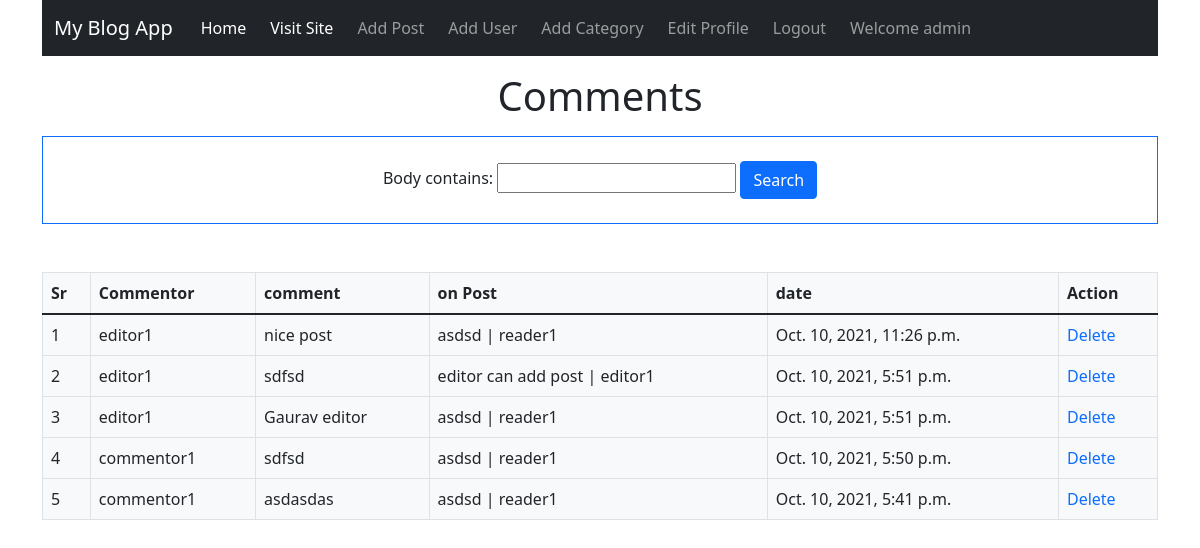
/blog_admin/comments (signed in), run on an earlier commit of the app's database.
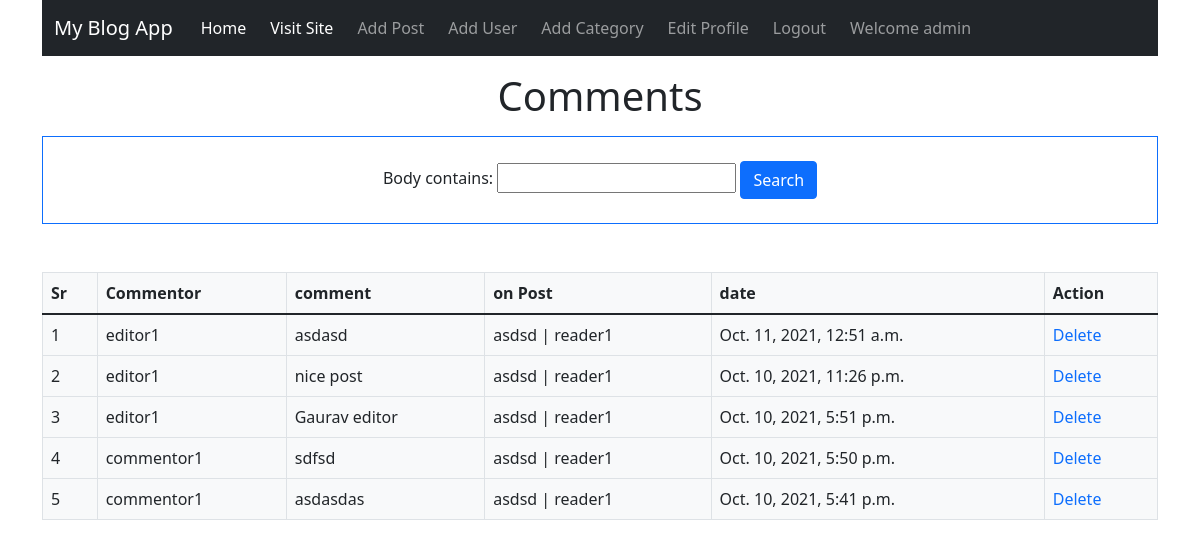
And on a later commit of the database.
### blogapp/models.py (models this page shows, shortened)
class Comment(models.Model):
    post = models.ForeignKey(Post,related_name='comments',on_delete=models.CASCADE)
    user = models.ForeignKey(User,related_name='comments',on_delete=models.CASCADE)
    body = models.TextField()
    date_added = models.DateTimeField(auto_now_add=True)

class Post(models.Model):
    title = models.CharField(max_length=255)
    author = models.ForeignKey(User,on_delete=models.CASCADE)
    body = models.TextField()
    publish_date = models.DateField(auto_now_add=True)
    category = models.ForeignKey(Category,on_delete=models.CASCADE)
    def __str__(self):
        return self.title +' | '+ str(self.author)

### blog_admin/views.py (the view)
# urls.py: path('comments',views.CommentsListView.as_view(),name='comments'),
class CommentsListView(IsStaffOrSuperUserMixin,ListView):
    model = Comment
    template_name = 'blog_admin/comments.html'
    ordering = ['-date_added']
    context_object_name = 'comments'
    filterset_class = CommentFilter
    def get_context_data(self,*args, **kwargs):
        myFilter = CommentFilter(self.request.GET,self.get_queryset())
        context = super().get_context_data(*args,**kwargs)
        context['categories']= Category.objects.all()
        context['myFilter']= myFilter
        context['comments']= myFilter.qs
        return context

### blog_admin/permissions.py (called while the page is built)
    def test_func(self):
        return self.request.user.is_staff or self.request.user.is_superuser

### blogapp/models.py (called while the page is built)
    def __str__(self):
        return self.name

### blog_admin/templates/blog_admin/comments.html (shortened to what this page needs)
{% extends 'blog_admin/base.html' %}
{% block content %}
<h1 class="text-center mt-3"> Comments</h1>
<div class="text-center mt-3 border border-primary p-4 ">
  <form action="">
      {{myFilter.form}}
      <button class="btn btn-primary" type="submit">Search</button>
  </form>
</div>
<table class="table table-bordered bg-light mt-5">
  <thead>
    <tr>
      <th scope="col">Sr</th>
      <th scope="col">Commentor</th>
      <th scope="col">comment</th>
      <th scope="col">on Post</th>
      <th scope="col">date</th>
      <th scope="col">Action</th>
    </tr>
  </thead>
  <tbody>
    {% for comment in comments %}
    <tr>
      <td>{{forloop.counter}}</td>
      <td>{{comment.user}}</td>
      <td>{{comment.body}}</td>
      <td> {{comment.post}}</td>
      <td> {{comment.date_added}}</td>
      <td><a href="{% url 'delete_comment' comment.id %}">Delete</a></td>
    </tr>
    {% endfor %}
  </tbody>
</table>
{% endblock %}

What changed in the data, as far as the page shows it:
removed Comment: user "editor1", body "sdfsd", post "editor can add post | editor1", date_added "Oct. 10, 2021, 5:51 p.m."
added Comment: user "editor1", body "asdasd", post "asdsd | reader1", date_added "Oct. 11, 2021, 12:51 a.m."
